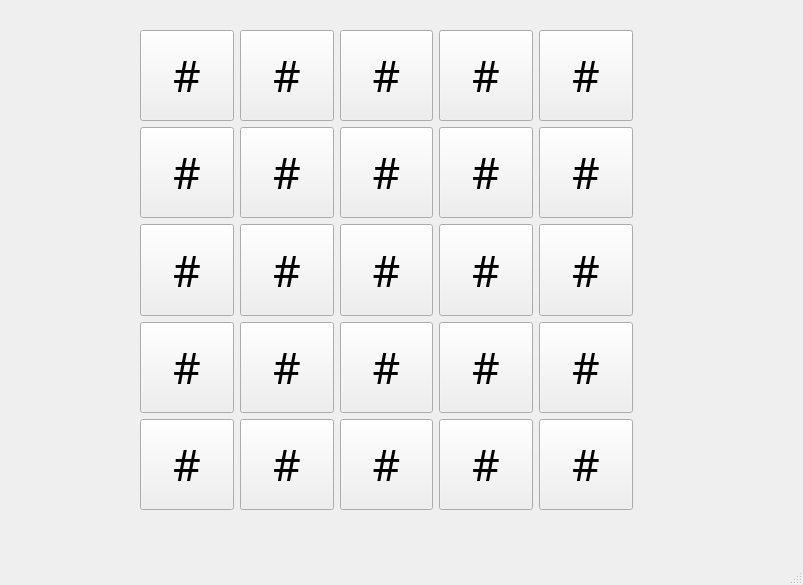
<?xml version="1.0" encoding="UTF-8"?>
<ui version="4.0">
 <class>largegui</class>
 <widget class="QMainWindow" name="largegui">
  <property name="geometry">
   <rect>
    <x>0</x>
    <y>0</y>
    <width>803</width>
    <height>585</height>
   </rect>
  </property>
  <property name="windowTitle">
   <string>MainWindow</string>
  </property>
  <widget class="QWidget" name="centralwidget">
   <widget class="QWidget" name="gridLayoutWidget">
    <property name="geometry">
     <rect>
      <x>140</x>
      <y>30</y>
      <width>493</width>
      <height>480</height>
     </rect>
    </property>
    <layout class="QGridLayout" name="gridLayout">
     <item row="2" column="4">
      <widget class="QPushButton" name="c24">
       <property name="sizePolicy">
        <sizepolicy hsizetype="Minimum" vsizetype="Minimum">
         <horstretch>0</horstretch>
         <verstretch>0</verstretch>
        </sizepolicy>
       </property>
       <property name="font">
        <font>
         <family>Poppins</family>
         <pointsize>32</pointsize>
        </font>
       </property>
       <property name="text">
        <string>#</string>
       </property>
      </widget>
     </item>
     <item row="0" column="2">
      <widget class="QPushButton" name="c02">
       <property name="enabled">
        <bool>true</bool>
       </property>
       <property name="sizePolicy">
        <sizepolicy hsizetype="Minimum" vsizetype="Minimum">
         <horstretch>0</horstretch>
         <verstretch>0</verstretch>
        </sizepolicy>
       </property>
       <property name="font">
        <font>
         <family>Poppins</family>
         <pointsize>32</pointsize>
        </font>
       </property>
       <property name="text">
        <string>#</string>
       </property>
      </widget>
     </item>
     <item row="3" column="4">
      <widget class="QPushButton" name="c34">
       <property name="sizePolicy">
        <sizepolicy hsizetype="Minimum" vsizetype="Minimum">
         <horstretch>0</horstretch>
         <verstretch>0</verstretch>
        </sizepolicy>
       </property>
       <property name="font">
        <font>
         <family>Poppins</family>
         <pointsize>32</pointsize>
        </font>
       </property>
       <property name="text">
        <string>#</string>
       </property>
      </widget>
     </item>
     <item row="0" column="1">
      <widget class="QPushButton" name="c01">
       <property name="enabled">
        <bool>true</bool>
       </property>
       <property name="sizePolicy">
        <sizepolicy hsizetype="Minimum" vsizetype="Minimum">
         <horstretch>0</horstretch>
         <verstretch>0</verstretch>
        </sizepolicy>
       </property>
       <property name="font">
        <font>
         <family>Poppins</family>
         <pointsize>32</pointsize>
        </font>
       </property>
       <property name="text">
        <string>#</string>
       </property>
      </widget>
     </item>
     <item row="0" column="4">
      <widget class="QPushButton" name="c04">
       <property name="sizePolicy">
        <sizepolicy hsizetype="Minimum" vsizetype="Minimum">
         <horstretch>0</horstretch>
         <verstretch>0</verstretch>
        </sizepolicy>
       </property>
       <property name="font">
        <font>
         <family>Poppins</family>
         <pointsize>32</pointsize>
        </font>
       </property>
       <property name="text">
        <string>#</string>
       </property>
      </widget>
     </item>
     <item row="3" column="0">
      <widget class="QPushButton" name="c30">
       <property name="sizePolicy">
        <sizepolicy hsizetype="Minimum" vsizetype="Minimum">
         <horstretch>0</horstretch>
         <verstretch>0</verstretch>
        </sizepolicy>
       </property>
       <property name="font">
        <font>
         <family>Poppins</family>
         <pointsize>32</pointsize>
        </font>
       </property>
       <property name="text">
        <string>#</string>
       </property>
      </widget>
     </item>
     <item row="3" column="2">
      <widget class="QPushButton" name="c32">
       <property name="sizePolicy">
        <sizepolicy hsizetype="Minimum" vsizetype="Minimum">
         <horstretch>0</horstretch>
         <verstretch>0</verstretch>
        </sizepolicy>
       </property>
       <property name="font">
        <font>
         <family>Poppins</family>
         <pointsize>32</pointsize>
        </font>
       </property>
       <property name="text">
        <string>#</string>
       </property>
      </widget>
     </item>
     <item row="1" column="0">
      <widget class="QPushButton" name="c10">
       <property name="enabled">
        <bool>true</bool>
       </property>
       <property name="sizePolicy">
        <sizepolicy hsizetype="Minimum" vsizetype="Minimum">
         <horstretch>0</horstretch>
         <verstretch>0</verstretch>
        </sizepolicy>
       </property>
       <property name="font">
        <font>
         <family>Poppins</family>
         <pointsize>32</pointsize>
        </font>
       </property>
       <property name="text">
        <string>#</string>
       </property>
      </widget>
     </item>
     <item row="1" column="4">
      <widget class="QPushButton" name="c14">
       <property name="sizePolicy">
        <sizepolicy hsizetype="Minimum" vsizetype="Minimum">
         <horstretch>0</horstretch>
         <verstretch>0</verstretch>
        </sizepolicy>
       </property>
       <property name="font">
        <font>
         <family>Poppins</family>
         <pointsize>32</pointsize>
        </font>
       </property>
       <property name="text">
        <string>#</string>
       </property>
      </widget>
     </item>
     <item row="0" column="0">
      <widget class="QPushButton" name="c00">
       <property name="enabled">
        <bool>true</bool>
       </property>
       <property name="sizePolicy">
        <sizepolicy hsizetype="Minimum" vsizetype="Minimum">
         <horstretch>0</horstretch>
         <verstretch>0</verstretch>
        </sizepolicy>
       </property>
       <property name="font">
        <font>
         <family>Poppins</family>
         <pointsize>32</pointsize>
        </font>
       </property>
       <property name="text">
        <string>#</string>
       </property>
      </widget>
     </item>
     <item row="0" column="3">
      <widget class="QPushButton" name="c03">
       <property name="sizePolicy">
        <sizepolicy hsizetype="Minimum" vsizetype="Minimum">
         <horstretch>0</horstretch>
         <verstretch>0</verstretch>
        </sizepolicy>
       </property>
       <property name="font">
        <font>
         <family>Poppins</family>
         <pointsize>32</pointsize>
        </font>
       </property>
       <property name="text">
        <string>#</string>
       </property>
      </widget>
     </item>
     <item row="2" column="1">
      <widget class="QPushButton" name="c21">
       <property name="enabled">
        <bool>true</bool>
       </property>
       <property name="sizePolicy">
        <sizepolicy hsizetype="Minimum" vsizetype="Minimum">
         <horstretch>0</horstretch>
         <verstretch>0</verstretch>
        </sizepolicy>
       </property>
       <property name="font">
        <font>
         <family>Poppins</family>
         <pointsize>32</pointsize>
        </font>
       </property>
       <property name="text">
        <string>#</string>
       </property>
      </widget>
     </item>
     <item row="2" column="2">
      <widget class="QPushButton" name="c22">
       <property name="enabled">
        <bool>true</bool>
       </property>
       <property name="sizePolicy">
        <sizepolicy hsizetype="Minimum" vsizetype="Minimum">
         <horstretch>0</horstretch>
         <verstretch>0</verstretch>
        </sizepolicy>
       </property>
       <property name="font">
        <font>
         <family>Poppins</family>
         <pointsize>32</pointsize>
        </font>
       </property>
       <property name="text">
        <string>#</string>
       </property>
      </widget>
     </item>
     <item row="1" column="1">
      <widget class="QPushButton" name="c11">
       <property name="enabled">
        <bool>true</bool>
       </property>
       <property name="sizePolicy">
        <sizepolicy hsizetype="Minimum" vsizetype="Minimum">
         <horstretch>0</horstretch>
         <verstretch>0</verstretch>
        </sizepolicy>
       </property>
       <property name="font">
        <font>
         <family>Poppins</family>
         <pointsize>32</pointsize>
        </font>
       </property>
       <property name="text">
        <string>#</string>
       </property>
      </widget>
     </item>
     <item row="2" column="0">
      <widget class="QPushButton" name="c20">
       <property name="enabled">
        <bool>true</bool>
       </property>
       <property name="sizePolicy">
        <sizepolicy hsizetype="Minimum" vsizetype="Minimum">
         <horstretch>0</horstretch>
         <verstretch>0</verstretch>
        </sizepolicy>
       </property>
       <property name="font">
        <font>
         <family>Poppins</family>
         <pointsize>32</pointsize>
        </font>
       </property>
       <property name="text">
        <string>#</string>
       </property>
      </widget>
     </item>
     <item row="3" column="3">
      <widget class="QPushButton" name="c33">
       <property name="sizePolicy">
        <sizepolicy hsizetype="Minimum" vsizetype="Minimum">
         <horstretch>0</horstretch>
         <verstretch>0</verstretch>
        </sizepolicy>
       </property>
       <property name="font">
        <font>
         <family>Poppins</family>
         <pointsize>32</pointsize>
        </font>
       </property>
       <property name="text">
        <string>#</string>
       </property>
      </widget>
     </item>
     <item row="1" column="3">
      <widget class="QPushButton" name="c13">
       <property name="sizePolicy">
        <sizepolicy hsizetype="Minimum" vsizetype="Minimum">
         <horstretch>0</horstretch>
         <verstretch>0</verstretch>
        </sizepolicy>
       </property>
       <property name="font">
        <font>
         <family>Poppins</family>
         <pointsize>32</pointsize>
        </font>
       </property>
       <property name="text">
        <string>#</string>
       </property>
      </widget>
     </item>
     <item row="1" column="2">
      <widget class="QPushButton" name="c12">
       <property name="enabled">
        <bool>true</bool>
       </property>
       <property name="sizePolicy">
        <sizepolicy hsizetype="Minimum" vsizetype="Minimum">
         <horstretch>0</horstretch>
         <verstretch>0</verstretch>
        </sizepolicy>
       </property>
       <property name="font">
        <font>
         <family>Poppins</family>
         <pointsize>32</pointsize>
        </font>
       </property>
       <property name="text">
        <string>#</string>
       </property>
      </widget>
     </item>
     <item row="3" column="1">
      <widget class="QPushButton" name="c31">
       <property name="sizePolicy">
        <sizepolicy hsizetype="Minimum" vsizetype="Minimum">
         <horstretch>0</horstretch>
         <verstretch>0</verstretch>
        </sizepolicy>
       </property>
       <property name="font">
        <font>
         <family>Poppins</family>
         <pointsize>32</pointsize>
        </font>
       </property>
       <property name="text">
        <string>#</string>
       </property>
      </widget>
     </item>
     <item row="2" column="3">
      <widget class="QPushButton" name="c23">
       <property name="sizePolicy">
        <sizepolicy hsizetype="Minimum" vsizetype="Minimum">
         <horstretch>0</horstretch>
         <verstretch>0</verstretch>
        </sizepolicy>
       </property>
       <property name="font">
        <font>
         <family>Poppins</family>
         <pointsize>32</pointsize>
        </font>
       </property>
       <property name="text">
        <string>#</string>
       </property>
      </widget>
     </item>
     <item row="4" column="0">
      <widget class="QPushButton" name="c40">
       <property name="sizePolicy">
        <sizepolicy hsizetype="Minimum" vsizetype="Minimum">
         <horstretch>0</horstretch>
         <verstretch>0</verstretch>
        </sizepolicy>
       </property>
       <property name="font">
        <font>
         <family>Poppins</family>
         <pointsize>32</pointsize>
        </font>
       </property>
       <property name="text">
        <string>#</string>
       </property>
      </widget>
     </item>
     <item row="4" column="1">
      <widget class="QPushButton" name="c41">
       <property name="sizePolicy">
        <sizepolicy hsizetype="Minimum" vsizetype="Minimum">
         <horstretch>0</horstretch>
         <verstretch>0</verstretch>
        </sizepolicy>
       </property>
       <property name="font">
        <font>
         <family>Poppins</family>
         <pointsize>32</pointsize>
        </font>
       </property>
       <property name="text">
        <string>#</string>
       </property>
      </widget>
     </item>
     <item row="4" column="2">
      <widget class="QPushButton" name="c42">
       <property name="sizePolicy">
        <sizepolicy hsizetype="Minimum" vsizetype="Minimum">
         <horstretch>0</horstretch>
         <verstretch>0</verstretch>
        </sizepolicy>
       </property>
       <property name="font">
        <font>
         <family>Poppins</family>
         <pointsize>32</pointsize>
        </font>
       </property>
       <property name="text">
        <string>#</string>
       </property>
      </widget>
     </item>
     <item row="4" column="3">
      <widget class="QPushButton" name="c43">
       <property name="sizePolicy">
        <sizepolicy hsizetype="Minimum" vsizetype="Minimum">
         <horstretch>0</horstretch>
         <verstretch>0</verstretch>
        </sizepolicy>
       </property>
       <property name="font">
        <font>
         <family>Poppins</family>
         <pointsize>32</pointsize>
        </font>
       </property>
       <property name="text">
        <string>#</string>
       </property>
      </widget>
     </item>
     <item row="4" column="4">
      <widget class="QPushButton" name="c44">
       <property name="sizePolicy">
        <sizepolicy hsizetype="Minimum" vsizetype="Minimum">
         <horstretch>0</horstretch>
         <verstretch>0</verstretch>
        </sizepolicy>
       </property>
       <property name="font">
        <font>
         <family>Poppins</family>
         <pointsize>32</pointsize>
        </font>
       </property>
       <property name="text">
        <string>#</string>
       </property>
      </widget>
     </item>
    </layout>
   </widget>
  </widget>
  <widget class="QMenuBar" name="menubar">
   <property name="geometry">
    <rect>
     <x>0</x>
     <y>0</y>
     <width>803</width>
     <height>25</height>
    </rect>
   </property>
  </widget>
  <widget class="QStatusBar" name="statusbar"/>
 </widget>
 <resources/>
 <connections/>
</ui>
